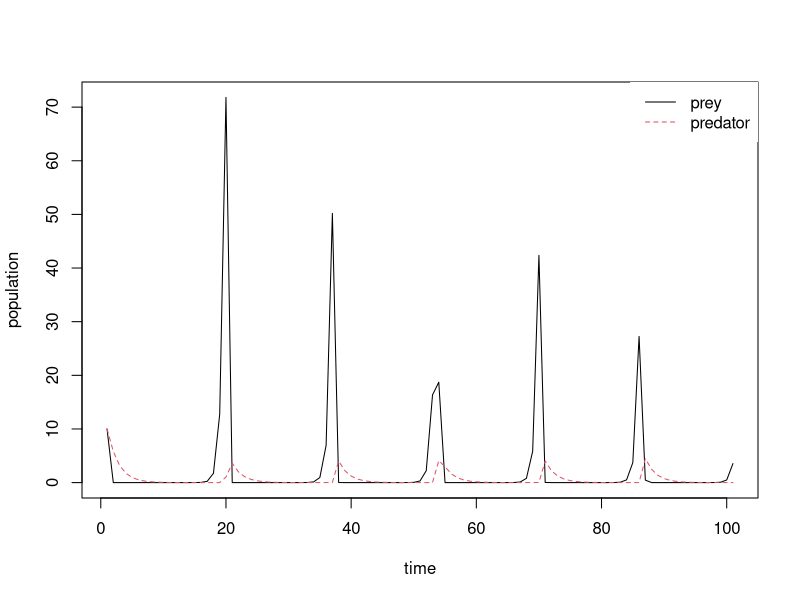
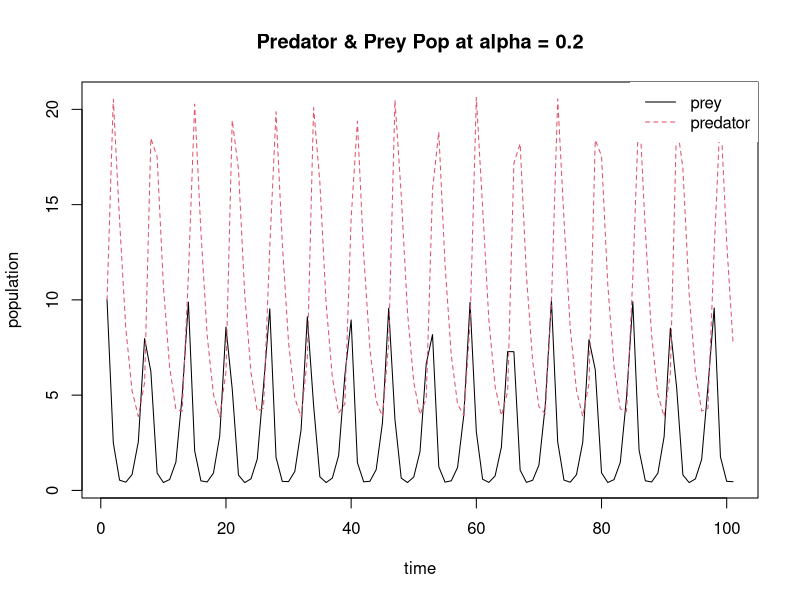
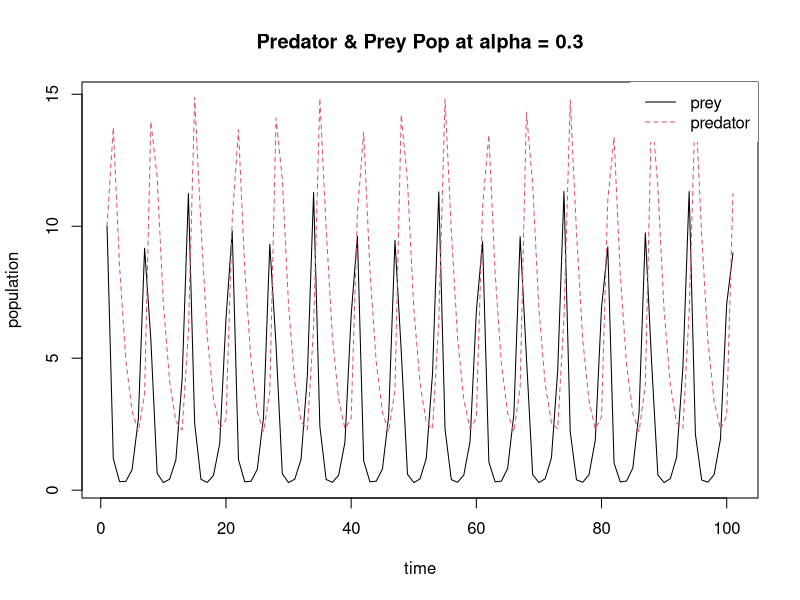
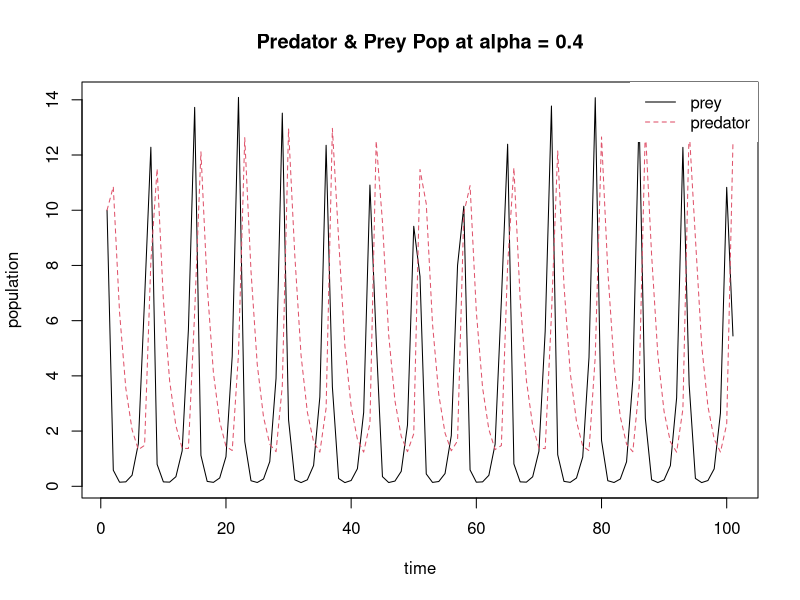
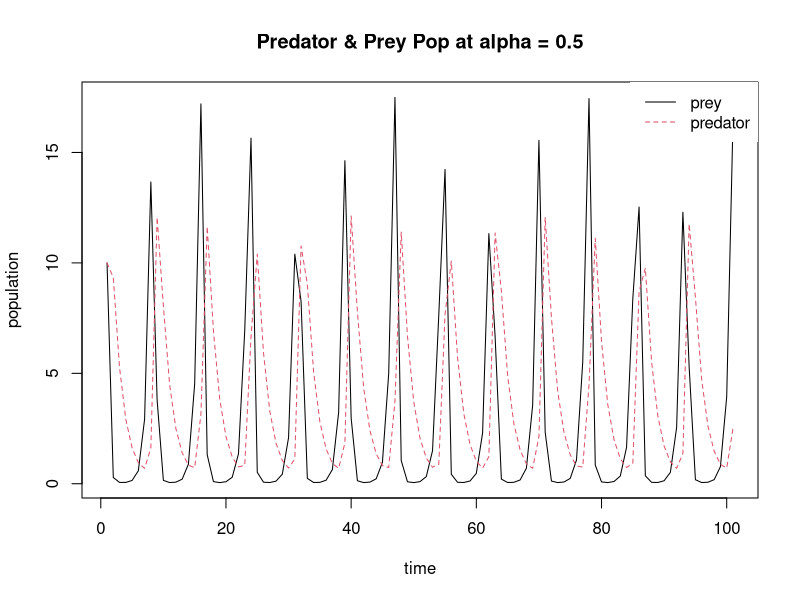
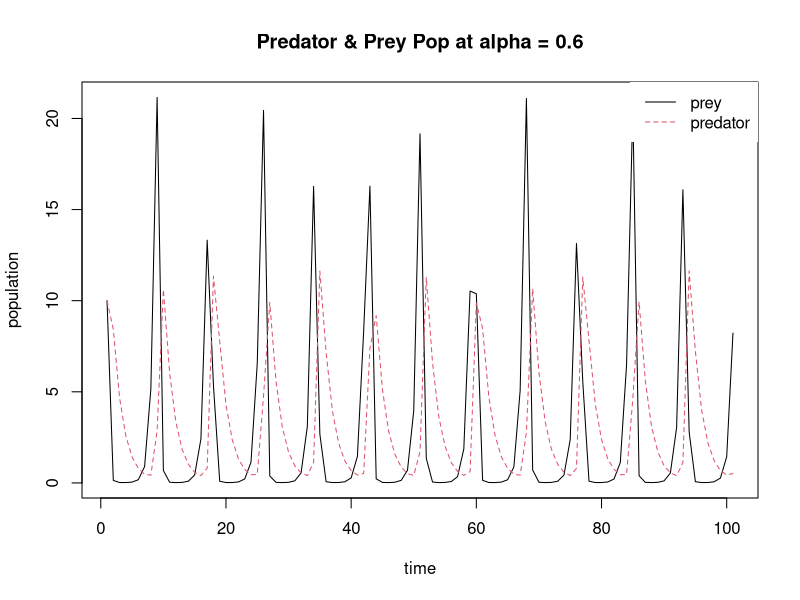
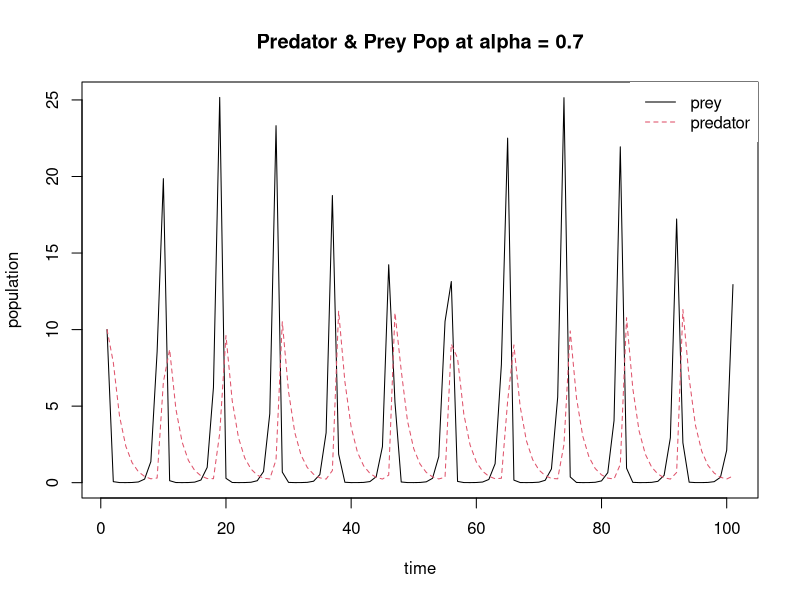
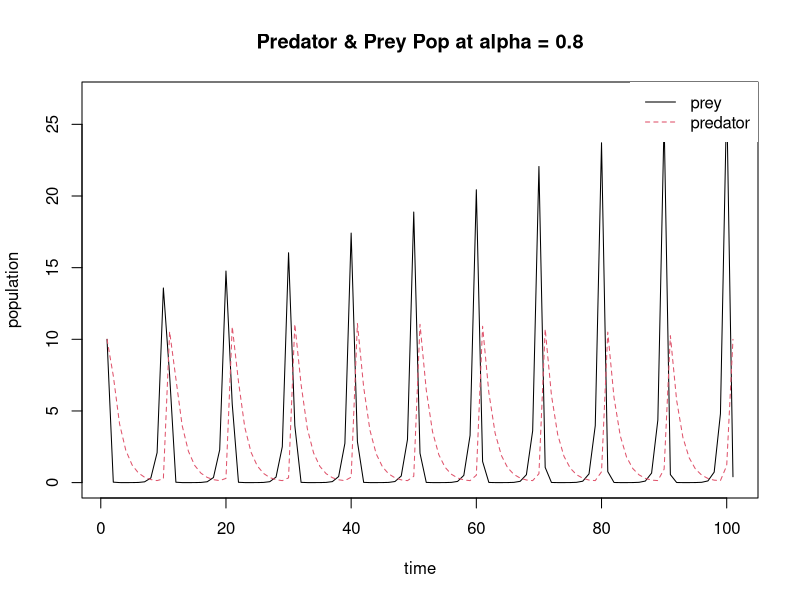

Write R code to recreate these figures, in order.
# September 16, 2019
# Quantitative reasoning, species interaction class
# predator-prey exercise
# Modified from Easton White and apeescape in R bloggers


library(deSolve) # to solve a system of differential equations

# predator = P
# victim (prey) = V

# create a function that computes the derivatives in the ODE system at a given point in time

LotVmod <- function (Time, State, Pars) {
  with(as.list(c(State, Pars)), {
    dV = V*(r - alpha*P)
    dP = P*(beta*V - q)
    return(list(c(dV, dP)))
  })
}

# initial parameters

Pars <- c(r = 2, alpha = 3.5, beta = .2, q = .6)
State <- c(V = 10, P = 10)
Time <- seq(0, 100, by = 1)

# convert ode() output into a dataframe and plot the system over time
out <- as.data.frame(ode(func = LotVmod, y = State, parms = Pars, 
                         times = Time))

matplot(out[,-1], type = "l", xlab = "time", ylab = "population")
legend("topright", c("prey", "predator"), lty = c(1,2), col = c(1,2), 
       box.lwd = 0)

# small exercise - variation of the functional response 

# 1) increase the capture efficiency in small intervals to simulate an increase in feeding time (i.e. less prey, more time searching for them).

for (a in seq(0.2, 3, by = 0.1)){
  
  Pars <- c(r = 2, alpha = a, beta = .2, q = .6)
  
  out <- as.data.frame(ode(func = LotVmod, y = State, parms = Pars, 
                           times = Time))
  
  g <- matplot(out[,-1], type = "l", xlab = "time", ylab = "population", 
               main = paste("Predator & Prey Pop at alpha =", a))
  
  legend("topright", c("prey", "predator"), lty = c(1, 2), col = c(1, 2), 
         box.lwd = 0)
  
  print(g)

}




# What happens to the long-term behavior of the predator population?
